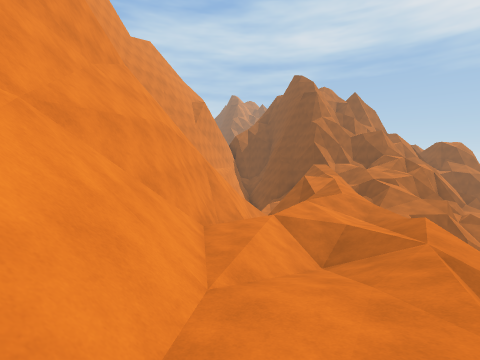
View 1 (above)

22 first-person views from a walk through a Unity game level. The camera is 1.3 m above the floor, tilts 6° down and sees 90° across. The floor is counted in squares, 2 m on a side. Each view is taken from the middle of a square. On the plan, view 1 faces up. The plan holds only what a view shows up to about 9 squares ahead; the rest is blank. The place goes on beyond the plan.

View 2
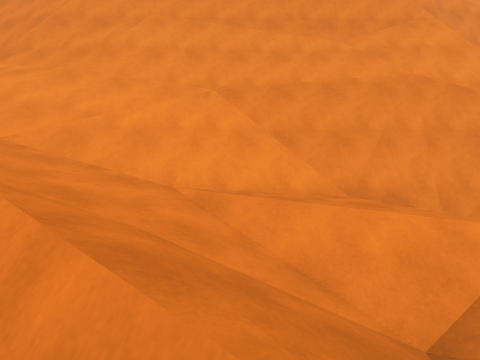

View 3
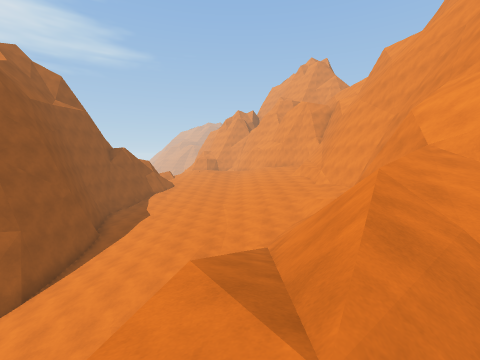

View 4
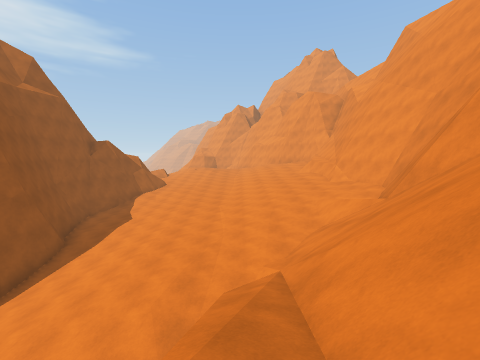

View 5
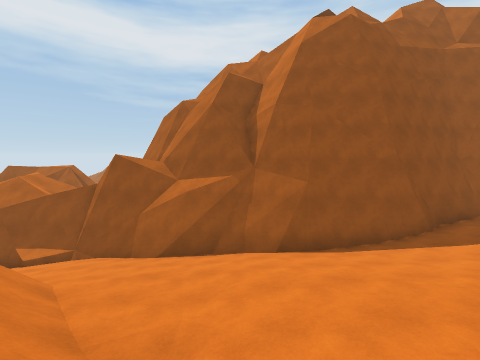

View 6
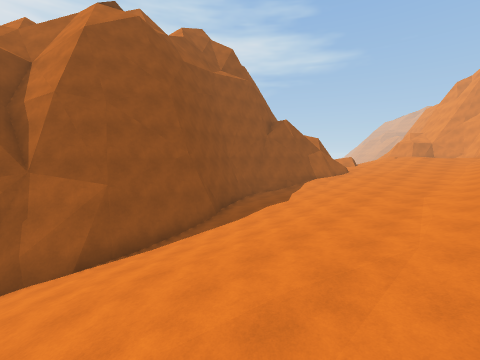

View 7
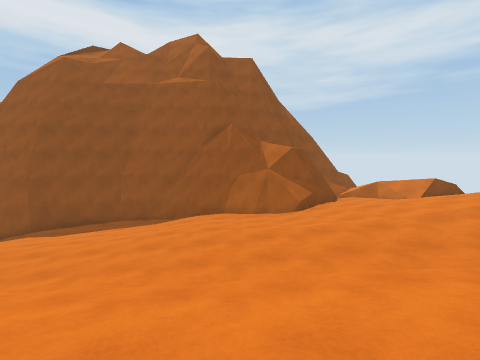

View 8
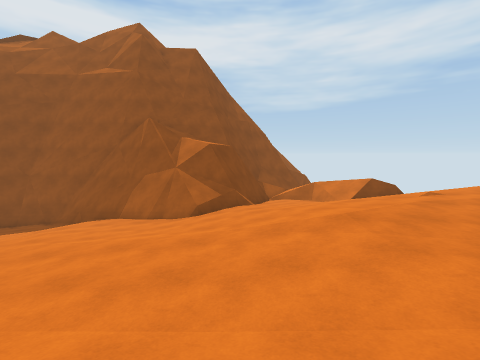

View 9
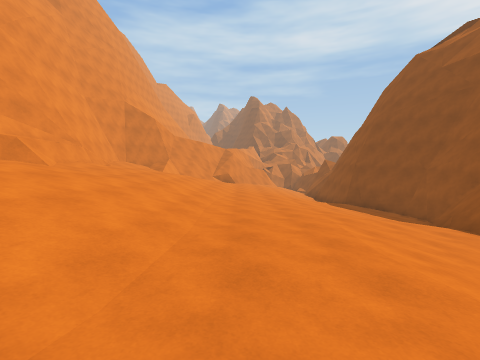

View 10
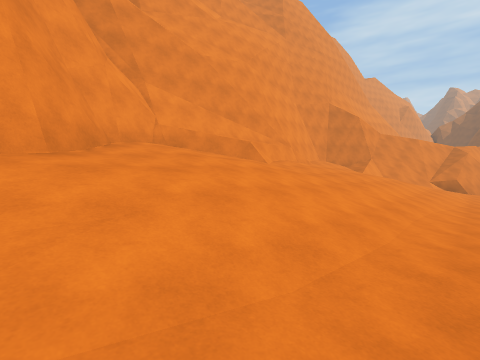

View 11
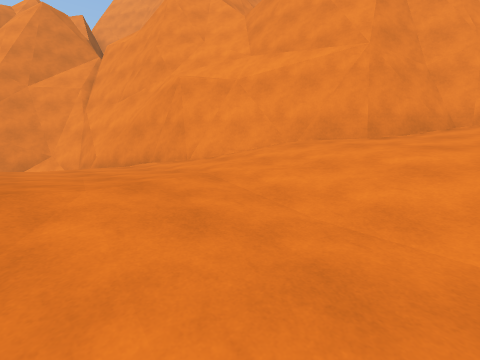

View 12
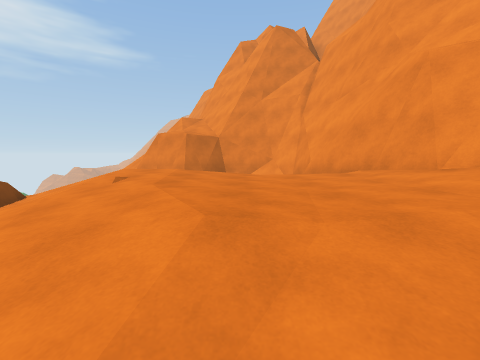

View 13
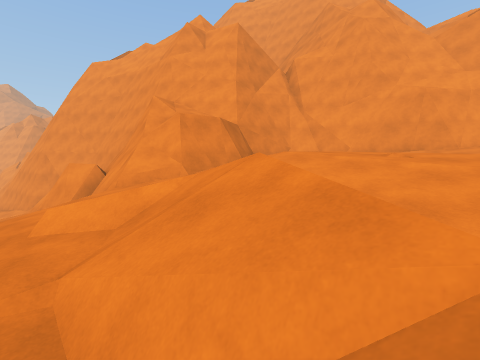

View 14
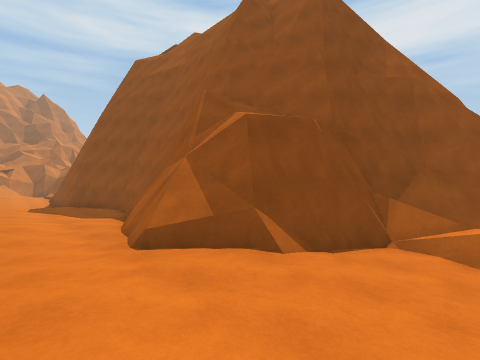

View 15
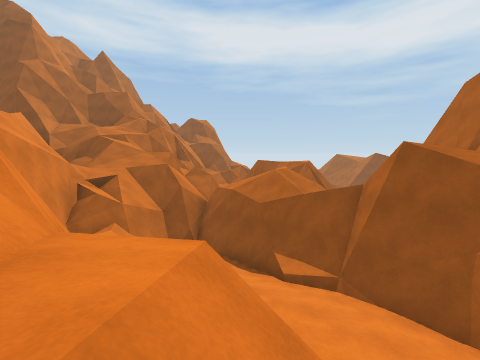

View 16
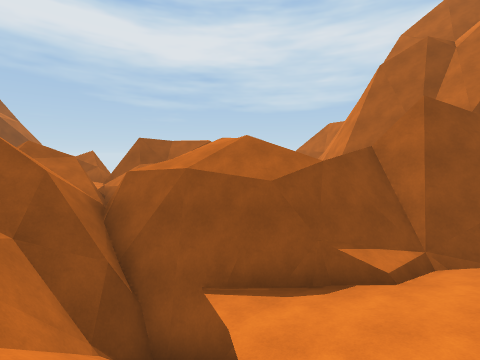

View 17
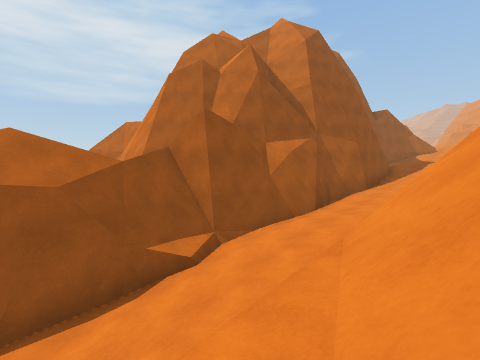

View 18
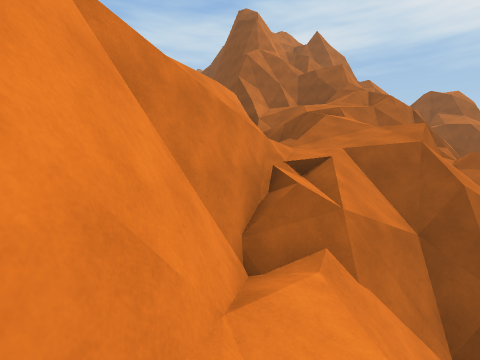

View 19
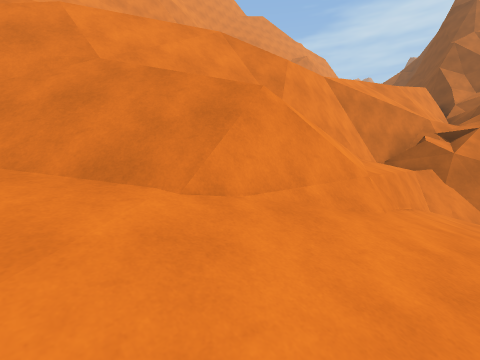

View 20
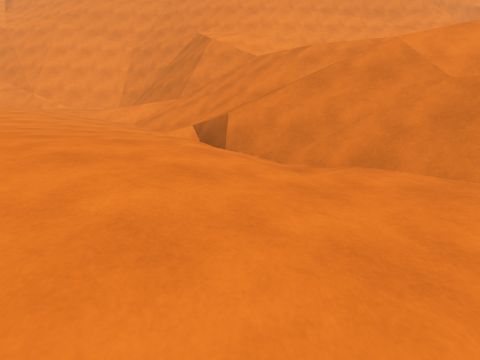

View 21
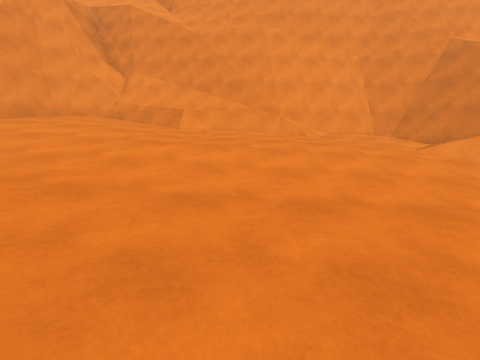

View 22
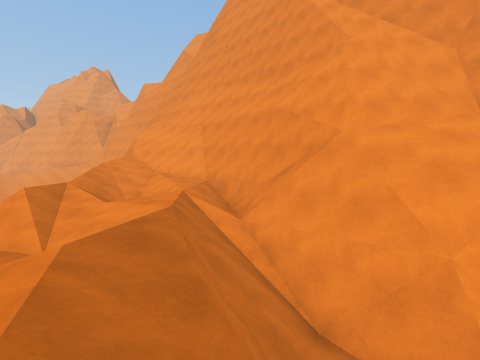

### Floor plan
Key: @ floor where view 1 was taken; # wall or solid block; x gap in a wall; . main floor; : floor 0.75 m higher than the main floor; - floor 0.75 m lower than the main floor; + floor 1.5 m higher than the main floor; _ floor 1.75 m lower than the main floor; * floor 2.25 m higher than the main floor; < floor 2.5 m lower than the main floor; % floor 3.25 m higher than the main floor; ( floor 3.25 m lower than the main floor; & floor 4 m higher than the main floor; ! floor 4.75 m lower than the main floor; / step, stairs or slope; = window, fence, low wall or low ledge; ^ raised ledge; v drop or lower ground.
Columns run from 4 left of view 1 to 17 right of it. Each row starts with its distance up from view 1.
 11    ###  ///v  = vv#
 10  ^=##//v//##_vvvv  =
  9   ^^^/////#=vvvv   =
  8   ^##////###vvv-..
  7    ^//%/*#/v/!#-..
  6    ^//%*/#/v//#-_
  5    #%//%=#/=//#v
  4  ^^^%///##////###=#
  3  ###////#.//(/## #^
  2  #//%%=/#///(/###
  1  ^//&/#/#/<<(/##^
  0  ^//@/#/#_<<(/#
 -1  #////=//__//##
 -2  ^/#////___<(#
 -3  #v#///--___<#
 -4 ####//..--_/<#
 -5   #/+...--__<#
 -6   #+/://--___##
 -7   #++::..--___#
 -8   #+++/...-___##
 -9   ##++/...--___#
-10   #^++//..--__##
-11   #^++:/...--_#
-12   #^+++/....-/#
-13   #/*+//....-##
-14   #%*+//:....##   ^^
-15   #%*++:::...^#    ##
-16   ##**/+:::...####^=vx
-17    ##*++++::...///#^==
-18     #/+++++:...////#
-19     ##/+++++:.#//
-20      ##+++++////-
-21       #+++++//=/.
-22       ##   ++/.=.
-23        #     /  -
-24        #/   //..-
-25        #######^/
-26              ##
-27              ##/
-28               ##

Positions as (right, up) in squares from view 1, and headings:
1: (0, 0), facing up
2: (3, 3), facing left
3: (3, 4), facing down
4: (3, 2), facing down
5: (3, -1), facing right
6: (3, -1), facing down-right
7: (1, -13), facing right
8: (2, -16), facing right
9: (4, -17), facing up
10: (4, -17), facing up-left
11: (5, -15), facing down-left
12: (5, -16), facing down
13: (12, -19), facing down-left
14: (7, -18), facing up-right
15: (5, 2), facing up-right
16: (6, 7), facing right
17: (6, 7), facing down-right
18: (6, 6), facing up
19: (8, 1), facing up-left
20: (8, -1), facing left
21: (6, -10), facing left
22: (4, 11), facing down-left
